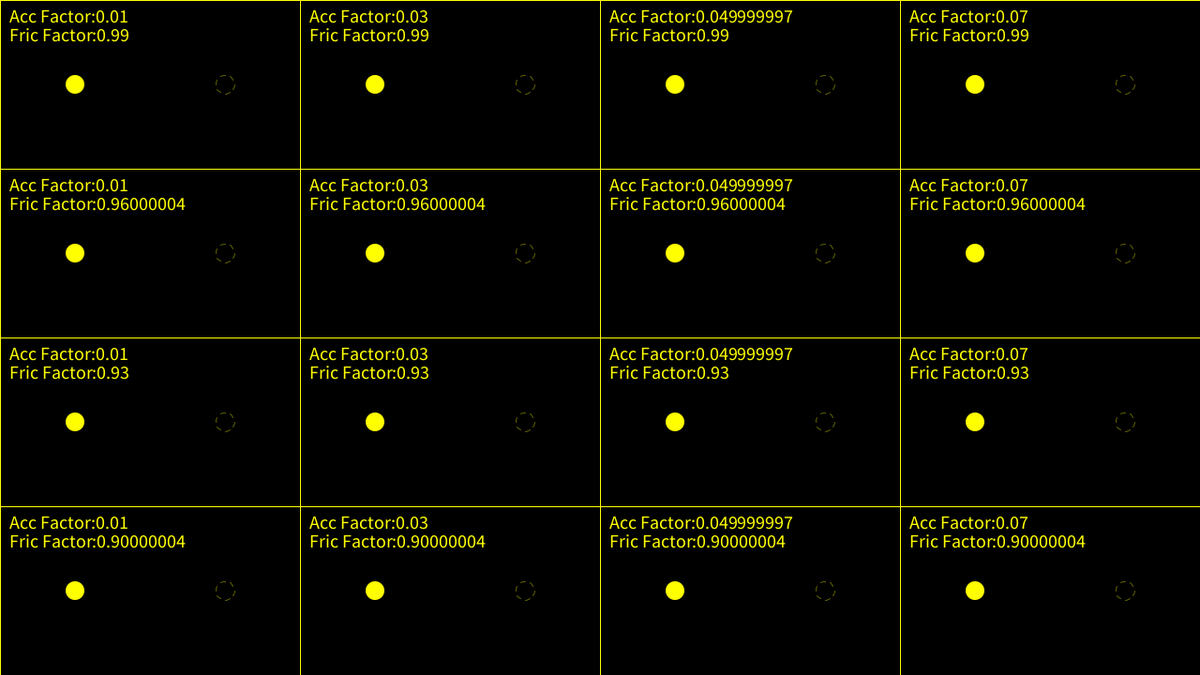
Frame 1 (no input)
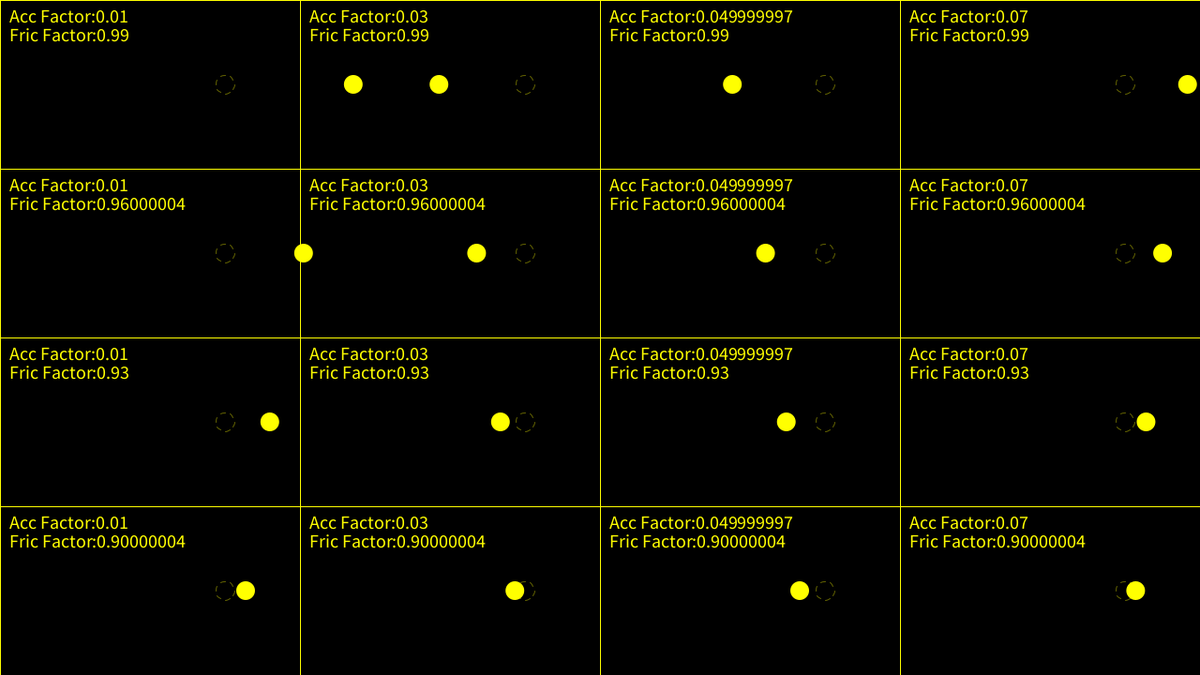
Frame 60 (the mouse pressed at the canvas centre just before this capture)
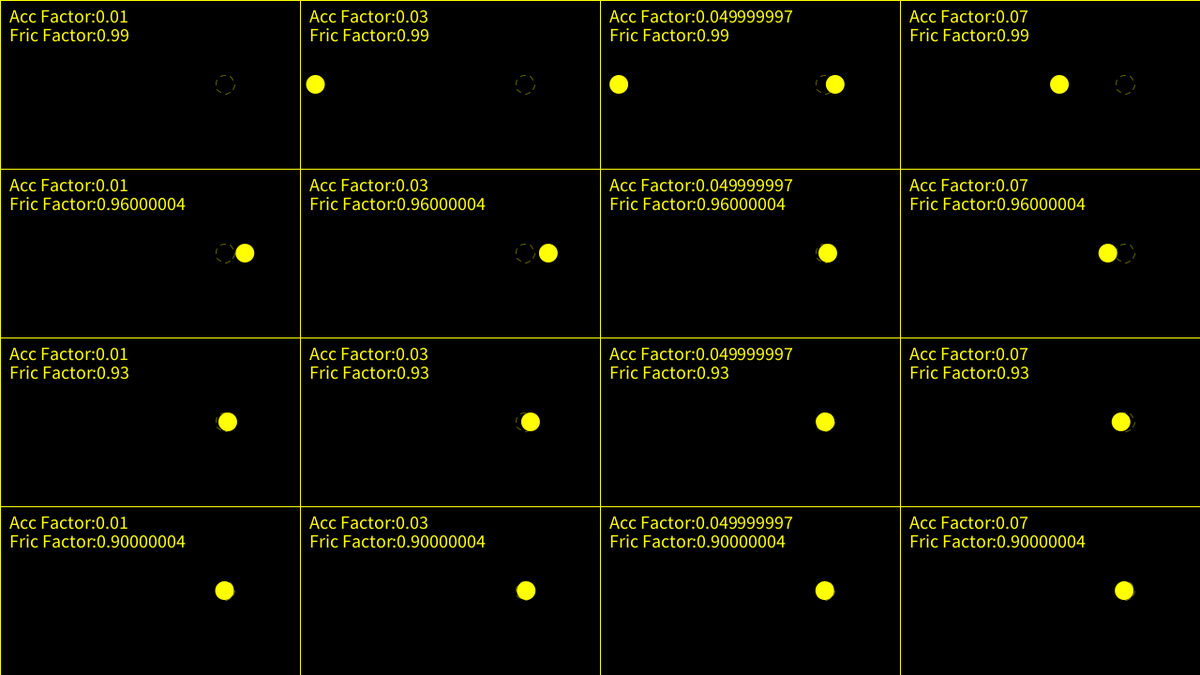
Frame 120 (the mouse held since frame 60 and released just before this capture)

The Processing sketch that drew these frames (run headless with seeded random() and noise(); from frame 60 on, the mouse is pressed at the canvas centre):

// Processing sketch: Elastic_with_different_factor
// ── Elastic_with_different_factor.pde
float wd;  //每个单元格的尺寸
float ht;
float diam=20;

Demo[]demos;

void setup() {
  size(1280, 720);

  int h=4;  //四行四列
  int v=4;

  wd=width/h;
  ht=height/v;

  demos=new Demo[h*v];
  for (int i=0; i<demos.length; i++) {
    demos[i]=new Demo((i%h)*wd, (i/h)*ht);
  }
  
  for (int i=0; i<demos.length; i++) {  //在这里修改弹力系数和摩擦力系数
    float accFactor=0.01+(i%h)*0.02;
    float fricFactor=0.99-(i/h)*0.03;
    demos[i].setFactors(accFactor,fricFactor);
  }
  
  
}

void draw() {
  background(0);

  for (int i=0; i<demos.length; i++) {
    demos[i].update();
    demos[i].display();
  }
}


class Demo {

  float acc; 
  float friction; 

  float xstart, ystart; 
  PVector pos; 
  PVector spd; 
  PVector target; 

  int timer=30; 

  Demo(float xx, float yy) {

    xstart=xx; 
    ystart=yy; 
    pos=new PVector(xx+wd*0.25, yy+ht*0.5); 
    target=new PVector(xx+wd*0.75, yy+ht*0.5); 
    spd=new PVector(0, 0);
  }

  void setFactors( float _acc, float _fric) {

    acc=_acc; 
    friction=_fric;
  }

  boolean reach() {
    if (PVector.dist(pos, target)<0.1 && spd.mag()<0.1) {
      return true;
    }
    return false;
  }

  void update() {
    timer--; 
    if (timer>0) {
      pos.set(xstart+wd*0.25, ystart+ht*0.5);
    } else {
      PVector accel=PVector.sub(target, pos); 
      accel.mult(acc); 
      spd.add(accel); 
      pos.add(spd); 
      spd.mult(friction); 

      if (reach()) {
        timer=30;
      }
    }
  }

  void drawDashCircle(int sep) {
    noFill(); 
    stroke(255, 255, 0, 100); 
    for (int i=0; i<sep; i++) {
      arc(target.x, target.y, diam, diam, i*TWO_PI/sep, i*TWO_PI/sep+TWO_PI/(sep*2));
    }
  }

  void display() {
    stroke(255, 255, 0); 
    noFill(); 
    rect(xstart, ystart, wd, ht); 

    drawDashCircle(6);

    noStroke(); 
    fill(255, 255, 0); 

    ellipse(pos.x, pos.y, diam, diam); 

    textSize(diam); 
    textAlign(LEFT, TOP);
    text("Acc Factor:"+acc, xstart+10, ystart+10); 
    text("Fric Factor:"+friction, xstart+10, ystart+10+diam);
  }
}
